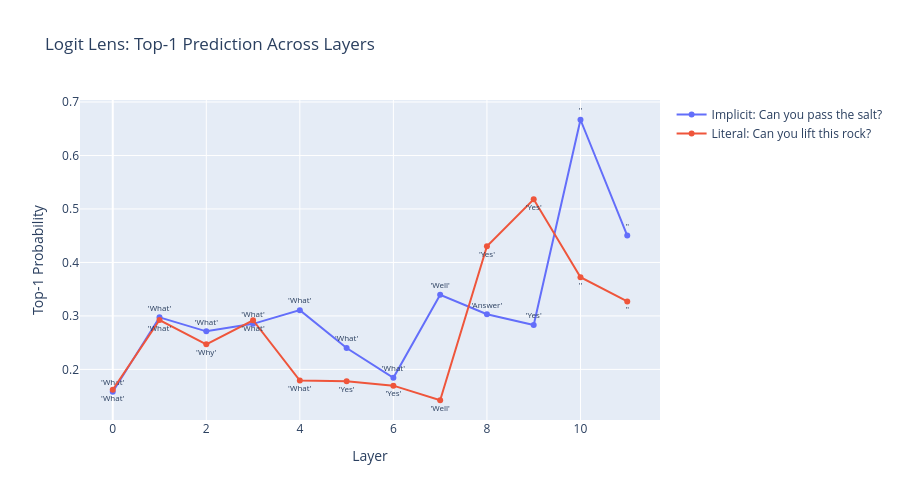

Notebook source saved alongside this figure:
### Code cell
# Visualize: top-1 predicted token and its probability at each layer
def plot_logit_lens_comparison(ll_impl, ll_lit, impl_label, lit_label):
    """Plot the top-1 prediction probability across layers for both sentences."""
    top1_impl = ll_impl[ll_impl["rank"] == 1].copy()
    top1_lit = ll_lit[ll_lit["rank"] == 1].copy()

    fig = go.Figure()
    fig.add_trace(go.Scatter(
        x=top1_impl["layer"], y=top1_impl["prob"],
        mode="lines+markers+text",
        name=f"Implicit: {impl_label}",
        text=top1_impl["token"].apply(lambda t: repr(t.strip())),
        textposition="top center",
        textfont=dict(size=8),
    ))
    fig.add_trace(go.Scatter(
        x=top1_lit["layer"], y=top1_lit["prob"],
        mode="lines+markers+text",
        name=f"Literal: {lit_label}",
        text=top1_lit["token"].apply(lambda t: repr(t.strip())),
        textposition="bottom center",
        textfont=dict(size=8),
    ))
    fig.update_layout(
        title="Logit Lens: Top-1 Prediction Across Layers",
        xaxis_title="Layer",
        yaxis_title="Top-1 Probability",
        height=500,
        width=900,
    )
    fig.show()

plot_logit_lens_comparison(
    ll_implicit, ll_literal,
    implicit_prompt, literal_prompt,
)

### Figure 1 — Plotly figure (JSON) as saved in the notebook; plotly's stock layout.template omitted (floating-point values rounded to 4 significant figures)
{"data": [{"mode": "lines+markers+text", "name": "Implicit: Can you pass the salt?", "text": ["'What'", "'What'", "'What'", "'What'", "'What'", "'What'", "'What'", "'Well'", "'Answer'", "'Yes'", "''", "''"], "textfont": {"size": 8}, "textposition": "top center", "type": "scatter", "x": [0, 1, 2, 3, 4, 5, 6, 7, 8, 9, 10, 11], "y": [0.1581, 0.2974, 0.2712, 0.2852, 0.3108, 0.24, 0.1843, 0.3395, 0.3031, 0.2829, 0.6668, 0.4502]}, {"mode": "lines+markers+text", "name": "Literal: Can you lift this rock?", "text": ["'What'", "'What'", "'Why'", "'What'", "'What'", "'Yes'", "'Yes'", "'Well'", "'Yes'", "'Yes'", "''", "''"], "textfont": {"size": 8}, "textposition": "bottom center", "type": "scatter", "x": [0, 1, 2, 3, 4, 5, 6, 7, 8, 9, 10, 11], "y": [0.1619, 0.2923, 0.2469, 0.2919, 0.1791, 0.1776, 0.1696, 0.1423, 0.4302, 0.5181, 0.3724, 0.3271]}], "layout": {"height": 500, "title": {"text": "Logit Lens: Top-1 Prediction Across Layers"}, "width": 900, "xaxis": {"title": {"text": "Layer"}}, "yaxis": {"title": {"text": "Top-1 Probability"}}}}
